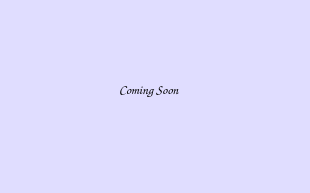
<?xml version="1.0" encoding="UTF-8"?>
<ui version="4.0">
 <class>Form</class>
 <widget class="QWidget" name="Form">
  <property name="geometry">
   <rect>
    <x>0</x>
    <y>0</y>
    <width>310</width>
    <height>193</height>
   </rect>
  </property>
  <property name="font">
   <font>
    <family>Comic Sans MS</family>
    <pointsize>10</pointsize>
   </font>
  </property>
  <property name="windowTitle">
   <string>Form</string>
  </property>
  <property name="styleSheet">
   <string notr="true">background-color: rgb(224, 221, 255);</string>
  </property>
  <widget class="QWidget" name="verticalLayoutWidget">
   <property name="geometry">
    <rect>
     <x>70</x>
     <y>50</y>
     <width>160</width>
     <height>80</height>
    </rect>
   </property>
   <layout class="QVBoxLayout" name="verticalLayout">
    <item alignment="Qt::AlignHCenter|Qt::AlignVCenter">
     <widget class="QLabel" name="label">
      <property name="font">
       <font>
        <family>Comic Sans MS</family>
        <pointsize>10</pointsize>
       </font>
      </property>
      <property name="text">
       <string>Coming Soon</string>
      </property>
     </widget>
    </item>
   </layout>
  </widget>
 </widget>
 <resources/>
 <connections/>
</ui>
